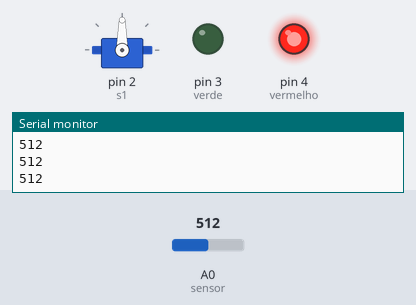
A sketch run on a simulated Arduino Uno, built with avr-gcc and run on an emulated ATmega328P. On the bench: servo, output pins drawn as LEDs (lit = HIGH), the last lines printed to the serial monitor. Inputs (shaded band) come from the test bench; at power-on: A0 (sensor) = 512.

Above: at 1.2 s.
1.3 s: A0 (sensor) set to 489
At 2.3 s:
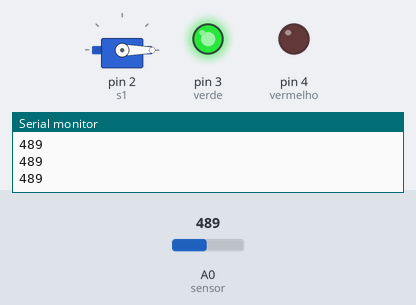
3.0 s: A0 (sensor) set to 510
At 3.16 s:
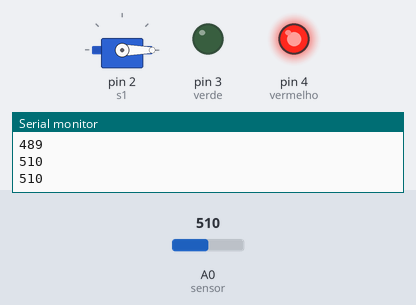
4.7 s: A0 (sensor) set to 490
At 4.86 s:
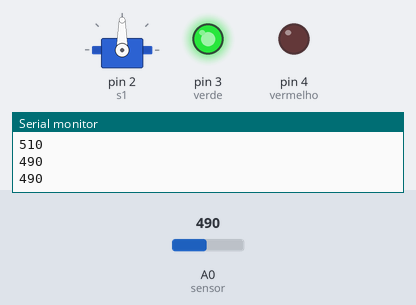
6.4 s: A0 (sensor) set to 511
At 6.9 s:
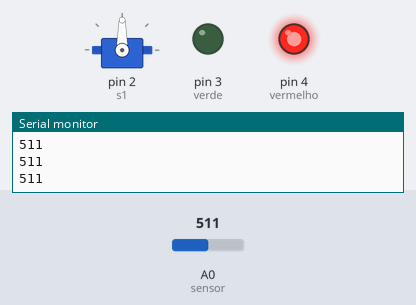
Timing chart, 0 to 9.1 s (numbered marks = the images above; inputs shaded):
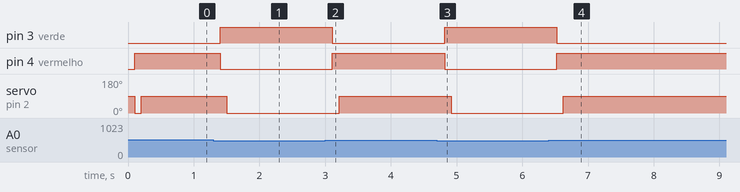

The sketch:

sensor-luz-servo-motor.ino
```cpp
 #include <Servo.h>
 #define sensor A0
 #define vermelho 4
 #define verde 3

 Servo s1;

 int leitura;
 int angulo;

 void setup()
 {
   Serial.begin ( 9600 );
   s1.attach(2);
   pinMode(sensor,INPUT);
   pinMode(vermelho,OUTPUT);
   pinMode(verde,OUTPUT);
 }

void loop()
{
   leitura=analogRead( sensor );
   Serial.println ( leitura );
   delay ( 100 );

   if (leitura < 500)
   {
     digitalWrite(vermelho,LOW);
     digitalWrite(verde,HIGH);
	 s1.write(angulo);
     angulo = 0;
   }

   if ( leitura > 500 )
   {
     digitalWrite(vermelho,HIGH);
     digitalWrite(verde,LOW);
     s1.write(angulo);
     angulo = 90;
   }
 }
```

Measured:
- the behaviour switches between 500 and 499 on A0 (sensor) (found by bisection; images 0 and 1)
- after the input at 1.3 s, pin 3 (verde): LOW → HIGH after 0.11 s; pin 4 (vermelho): HIGH → LOW after 0.11 s; servo on pin 2 (s1): 90° → 0° after 0.21 s
- after the input at 3.0 s, pin 3 (verde): HIGH → LOW after 0.11 s; pin 4 (vermelho): LOW → HIGH after 0.11 s; servo on pin 2 (s1): 0° → 90° after 0.21 s
- after the input at 4.7 s, pin 3 (verde): LOW → HIGH after 0.12 s; pin 4 (vermelho): HIGH → LOW after 0.12 s; servo on pin 2 (s1): 90° → 0° after 0.22 s
- after the input at 6.4 s, pin 3 (verde): HIGH → LOW after 0.12 s; pin 4 (vermelho): LOW → HIGH after 0.12 s; servo on pin 2 (s1): 0° → 90° after 0.22 s
